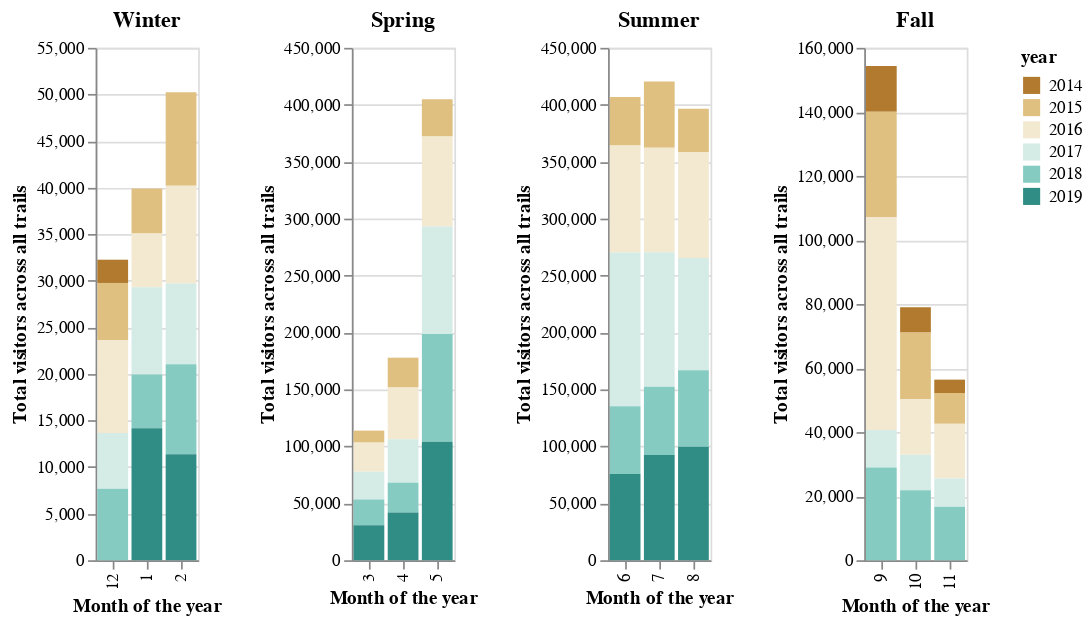

The cell this chart's notebook holds for it:
### Code cell
winter = alt.Chart(winter_vis).mark_bar().encode(
    x=alt.X('month:N', title = 'Month of the year', sort = winter),
    y=alt.Y('tot_vis:Q', title = 'Total visitors across all trails'),
    color = alt.Color('year:O', scale=alt.Scale(scheme='brownbluegreen'))
).properties(
    title='Winter'
)

spring = alt.Chart(spring_vis).mark_bar().encode(
    x=alt.X('month:N', title = 'Month of the year'),
    y=alt.Y('tot_vis:Q', title = 'Total visitors across all trails'),
    color = alt.Color('year:O', scale=alt.Scale(scheme='brownbluegreen'))
).properties(
    title='Spring'
)

summer = alt.Chart(summer_vis).mark_bar().encode(
    x=alt.X('month:N', title = 'Month of the year'),
    y=alt.Y('tot_vis:Q', title = 'Total visitors across all trails'),
    color = alt.Color('year:O', scale=alt.Scale(scheme='brownbluegreen'))
).properties(
    title='Summer'
)

fall = alt.Chart(fall_vis).mark_bar().encode(
    x=alt.X('month:N', title = 'Month of the year'),
    y=alt.Y('tot_vis:Q', title = 'Total visitors across all trails'),
    color = alt.Color('year:O', scale=alt.Scale(scheme='brownbluegreen'))
).properties(
    title='Fall'
)

winter | spring | summer | fall

### Figure 1 — Vega-Lite specification as saved in the notebook (floating-point values rounded to 4 significant figures)
{"config": {"view": {"continuousWidth": 400, "continuousHeight": 300}}, "hconcat": [{"data": {"name": "data-8afbf739036a0ad3581f64b6a6922481"}, "mark": "bar", "encoding": {"color": {"field": "year", "scale": {"scheme": "brownbluegreen"}, "type": "ordinal"}, "x": {"field": "month", "sort": [12.0, 1.0, 2.0], "title": "Month of the year", "type": "nominal"}, "y": {"field": "tot_vis", "title": "Total visitors across all trails", "type": "quantitative"}}, "title": "Winter"}, {"data": {"name": "data-3bee8cb275a799d53548197caed50d97"}, "mark": "bar", "encoding": {"color": {"field": "year", "scale": {"scheme": "brownbluegreen"}, "type": "ordinal"}, "x": {"field": "month", "title": "Month of the year", "type": "nominal"}, "y": {"field": "tot_vis", "title": "Total visitors across all trails", "type": "quantitative"}}, "title": "Spring"}, {"data": {"name": "data-3ad0d112886465c23226fb82ebcb4972"}, "mark": "bar", "encoding": {"color": {"field": "year", "scale": {"scheme": "brownbluegreen"}, "type": "ordinal"}, "x": {"field": "month", "title": "Month of the year", "type": "nominal"}, "y": {"field": "tot_vis", "title": "Total visitors across all trails", "type": "quantitative"}}, "title": "Summer"}, {"data": {"name": "data-e2be3b387a47cfe67a6238c9a4151f07"}, "mark": "bar", "encoding": {"color": {"field": "year", "scale": {"scheme": "brownbluegreen"}, "type": "ordinal"}, "x": {"field": "month", "title": "Month of the year", "type": "nominal"}, "y": {"field": "tot_vis", "title": "Total visitors across all trails", "type": "quantitative"}}, "title": "Fall"}], "$schema": "https://vega.github.io/schema/vega-lite/v4.17.0.json", "datasets": {"data-8afbf739036a0ad3581f64b6a6922481": [{"d2p": "2014-12-15", "month": 12, "year": 2014, "tot_vis": 2497}, {"d2p": "2015-01-15", "month": 1, "year": 2015, "tot_vis": 4823}, {"d2p": "2015-02-15", "month": 2, "year": 2015, "tot_vis": 10038}, {"d2p": "2015-12-15", "month": 12, "year": 2015, "tot_vis": 6115}, {"d2p": "2016-01-15", "month": 1, "year": 2016, "tot_vis": 5755}, {"d2p": "2016-02-15", "month": 2, "year": 2016, "tot_vis": 10485}, {"d2p": "2016-12-15", "month": 12, "year": 2016, "tot_vis": 9979}, {"d2p": "2017-01-15", "month": 1, "year": 2017, "tot_vis": 9380}, {"d2p": "2017-02-15", "month": 2, "year": 2017, "tot_vis": 8684}, {"d2p": "2017-12-15", "month": 12, "year": 2017, "tot_vis": 5982}, {"d2p": "2018-01-15", "month": 1, "year": 2018, "tot_vis": 5763}, {"d2p": "2018-02-15", "month": 2, "year": 2018, "tot_vis": 9661}, {"d2p": "2018-12-15", "month": 12, "year": 2018, "tot_vis": 7685}, {"d2p": "2019-01-15", "month": 1, "year": 2019, "tot_vis": 14168}, {"d2p": "2019-02-15", "month": 2, "year": 2019, "tot_vis": 11366}], "data-3bee8cb275a799d53548197caed50d97": [{"d2p": "2015-03-15", "month": 3, "year": 2015, "tot_vis": 10528}, {"d2p": "2015-04-15", "month": 4, "year": 2015, "tot_vis": 26196}, {"d2p": "2015-05-15", "month": 5, "year": 2015, "tot_vis": 32761}, {"d2p": "2016-03-15", "month": 3, "year": 2016, "tot_vis": 25569}, {"d2p": "2016-04-15", "month": 4, "year": 2016, "tot_vis": 45467}, {"d2p": "2016-05-15", "month": 5, "year": 2016, "tot_vis": 79012}, {"d2p": "2017-03-15", "month": 3, "year": 2017, "tot_vis": 24381}, {"d2p": "2017-04-15", "month": 4, "year": 2017, "tot_vis": 38119}, {"d2p": "2017-05-15", "month": 5, "year": 2017, "tot_vis": 94443}, {"d2p": "2018-03-15", "month": 3, "year": 2018, "tot_vis": 22590}, {"d2p": "2018-04-15", "month": 4, "year": 2018, "tot_vis": 26210}, {"d2p": "2018-05-15", "month": 5, "year": 2018, "tot_vis": 94663}, {"d2p": "2019-03-15", "month": 3, "year": 2019, "tot_vis": 30763}, {"d2p": "2019-04-15", "month": 4, "year": 2019, "tot_vis": 41887}, {"d2p": "2019-05-15", "month": 5, "year": 2019, "tot_vis": 103962}], "data-3ad0d112886465c23226fb82ebcb4972": [{"d2p": "2015-06-15", "month": 6, "year": 2015, "tot_vis": 42723}, {"d2p": "2015-07-15", "month": 7, "year": 2015, "tot_vis": 58254}, {"d2p": "2015-08-15", "month": 8, "year": 2015, "tot_vis": 38025}, {"d2p": "2016-06-15", "month": 6, "year": 2016, "tot_vis": 93989}, {"d2p": "2016-07-15", "month": 7, "year": 2016, "tot_vis": 91831}, {"d2p": "2016-08-15", "month": 8, "year": 2016, "tot_vis": 93122}, {"d2p": "2017-06-15", "month": 6, "year": 2017, "tot_vis": 134987}, {"d2p": "2017-07-15", "month": 7, "year": 2017, "tot_vis": 118110}, {"d2p": "2017-08-15", "month": 8, "year": 2017, "tot_vis": 98499}, {"d2p": "2018-06-15", "month": 6, "year": 2018, "tot_vis": 59560}, {"d2p": "2018-07-15", "month": 7, "year": 2018, "tot_vis": 59881}, {"d2p": "2018-08-15", "month": 8, "year": 2018, "tot_vis": 67313}, {"d2p": "2019-06-15", "month": 6, "year": 2019, "tot_vis": 75625}, {"d2p": "2019-07-15", "month": 7, "year": 2019, "tot_vis": 92422}, {"d2p": "2019-08-15", "month": 8, "year": 2019, "tot_vis": 99602}], "data-e2be3b387a47cfe67a6238c9a4151f07": [{"d2p": "2014-09-15", "month": 9, "year": 2014, "tot_vis": 14352}, {"d2p": "2014-10-15", "month": 10, "year": 2014, "tot_vis": 7907}, {"d2p": "2014-11-15", "month": 11, "year": 2014, "tot_vis": 4180}, {"d2p": "2015-09-15", "month": 9, "year": 2015, "tot_vis": 32816}, {"d2p": "2015-10-15", "month": 10, "year": 2015, "tot_vis": 20797}, {"d2p": "2015-11-15", "month": 11, "year": 2015, "tot_vis": 9625}, {"d2p": "2016-09-15", "month": 9, "year": 2016, "tot_vis": 66531}, {"d2p": "2016-10-15", "month": 10, "year": 2016, "tot_vis": 17395}, {"d2p": "2016-11-15", "month": 11, "year": 2016, "tot_vis": 17071}, {"d2p": "2017-09-15", "month": 9, "year": 2017, "tot_vis": 11672}, {"d2p": "2017-10-15", "month": 10, "year": 2017, "tot_vis": 11051}, {"d2p": "2017-11-15", "month": 11, "year": 2017, "tot_vis": 8792}, {"d2p": "2018-09-15", "month": 9, "year": 2018, "tot_vis": 28988}, {"d2p": "2018-10-15", "month": 10, "year": 2018, "tot_vis": 21845}, {"d2p": "2018-11-15", "month": 11, "year": 2018, "tot_vis": 16724}]}}
